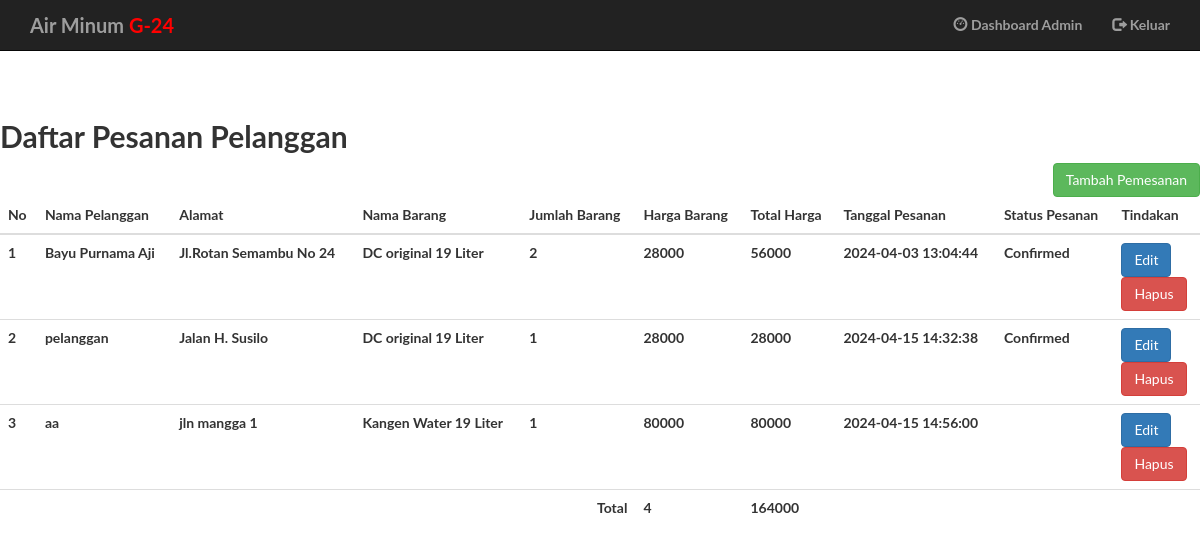
Page /admin_dashboard.php (signed in) on the committed database.
### tables this page shows
CREATE TABLE `user_item` (
  `id` int(11) NOT NULL,
  `user_id` int(11) NOT NULL,
  `item_id` int(11) NOT NULL,
  `status` enum('Added to cart','Confirmed','','') NOT NULL,
  `date_time` datetime NOT NULL DEFAULT current_timestamp(),
  `jumlah_barang` int(11) DEFAULT NULL
);

CREATE TABLE `users` (
  `id` int(11) NOT NULL,
  `name` varchar(255) NOT NULL,
  `email` varchar(255) NOT NULL,
  `password` varchar(255) NOT NULL,
  `contact` varchar(255) NOT NULL,
  `city` varchar(255) NOT NULL,
  `address` varchar(255) NOT NULL,
  `role` int(11) NOT NULL DEFAULT 0,
  `profile_picture` varchar(255) DEFAULT NULL
);

CREATE TABLE `items` (
  `id` int(11) NOT NULL,
  `name` varchar(255) NOT NULL,
  `price` int(11) NOT NULL
);

### admin_dashboard.php (the view, shortened to what this page needs)
<?php
require("includes/common.php");
if(isset($_SESSION['email'])) {
    $user_id = $_SESSION['user_id'];
    $query = "SELECT role FROM users WHERE id='$user_id'";
    $result = mysqli_query($con, $query) or die(mysqli_error($con));
    $row = mysqli_fetch_assoc($result);
    $role = $row['role'];
    if($role == 1) {
        ?>
        <!DOCTYPE html>
        <html lang="en">
        <head>
            <link href="css/bootstrap.css" rel="stylesheet">
            <link href="css/style.css" rel="stylesheet">
        </head>
        <body>
        <?php include 'includes/header.php'; ?>
            <h2>Daftar Pesanan Pelanggan</h2>
            <div class="mb-3 text-right">
                <a href="add_order.php" class="btn btn-success">Tambah Pemesanan </style></a>
            </div>
            <table class="table">
                <thead>
                    <tr>
                        <th>No</th>
                        <th>Nama Pelanggan</th>
                        <th>Alamat</th>
                        <th>Nama Barang</th>
                        <th>Jumlah Barang</th>
                        <th>Harga Barang</th>
                        <th>Total Harga</th>
                        <th>Tanggal Pesanan</th>
                        <th>Status Pesanan</th>
                        <th>Tindakan</th>
                    </tr>
                </thead>
                <tbody>
                    <?php
                    $query = "SELECT user_item.*, users.name AS customer_name, users.address AS customer_address, items.name AS item_name, items.price AS item_price FROM user_item
                    JOIN users ON user_item.user_id = users.id
                    JOIN items ON user_item.item_id = items.id";
                    $result = mysqli_query($con, $query) or die(mysqli_error($con));
                    $i = 1;
                    $total_price = 0;
                    $total_quantity = 0;
                    while($row = mysqli_fetch_assoc($result)) {
                        $total_price += $row['item_price'] * $row['jumlah_barang'];
                        $total_quantity += $row['jumlah_barang'];
                        ?>
                        <tr>
                            <td><?php echo $i++; ?></td>
                            <td><?php echo $row['customer_name']; ?></td>
                            <td><?php echo $row['customer_address']; ?></td>
                            <td><?php echo $row['item_name']; ?></td>
                            <td><?php echo $row['jumlah_barang']; ?></td>
                            <td><?php echo $row['item_price']; ?></td>
                            <td><?php echo $row['item_price'] * $row['jumlah_barang']; ?></td>
                            <td><?php echo $row['date_time']; ?></td>
                            <td><?php echo $row['status']; ?></td>
                            <td>
                                <a href="edit_order.php?id=<?php echo $row['id']; ?>" class="btn btn-primary">Edit</a>
                                <form method="post" action="delete_order.php">
                                    <button type="submit" class="btn btn-danger">Hapus</button>
                                </form>
                            </td>
                        </tr>
                        <?php
                    }
                    ?>
                    <tr>
                        <td colspan="5" class="text-right"><b>Total</b></td>
                        <td><b><?php echo $total_quantity; ?></b></td>
                        <td colspan="2"><b><?php echo $total_price; ?></b></td>
                        <td colspan="3"></td>
                    </tr>
                </tbody>
            </table>
        </body>
        </html>
        <?php
    } else {
        header("location: admin_dashboard.php");
        exit;
    }
} else {
    header("location: login.php");
    exit;
}
?>

### includes/header.php (shortened to what this page needs)
<div class="navbar navbar-inverse navbar-fixed-top">
    <div class="container">
        <div class="navbar-header">
            <a class="navbar-brand" href="index.php">Air Minum <span>G-24</span></a>
        </div>
        <div class="collapse navbar-collapse" id="myNavbar">
            <ul class="nav navbar-nav navbar-right">
            <?php
            if (isset($_SESSION['email'])) {
                $user_id = $_SESSION['user_id'];
                $query = "SELECT role FROM users WHERE id='$user_id'";
                $result = mysqli_query($con, $query) or die(mysqli_error($con));
                $row = mysqli_fetch_assoc($result);
                $role = $row['role'];
                if($role == 0) {
                    ?>
                    <li><a href = "cart.php"><span class = "glyphicon glyphicon-shopping-cart"></span> Pesan </a></li>
                    <li><a href = "settings.php"><span class = "glyphicon glyphicon-user"></span> Pengaturan</a></li>
                    <li><a href = "orderhistory.php"><span class = "glyphicon glyphicon-file"></span> Riwayat Pemesanan</a></li>
                    <li><a href = "logout_script.php"><span class = "glyphicon glyphicon-log-out"></span> Keluar</a></li>
                    <?php
                } elseif($role == 1) {
                    ?>
                    <li><a href = "admin_dashboard.php"><span class = "glyphicon glyphicon-dashboard"></span> Dashboard Admin </a></li>
                    <li><a href = "logout_script.php"><span class = "glyphicon glyphicon-log-out"></span> Keluar</a></li>
                    <?php
                    }
            }
            ?>
            </ul>
        </div>
    </div>
</div>

### css/style.css (style rules this page uses)
body, html { width: 100%; height: 100%; }
body { padding-top: 100px; }
body, h1, h2, h3, h4, h5, h6 { font-family: "Lato", "Helvetica Neue", Helvetica, Arial, sans-serif; font-weight: 700; }
.navbar-brand { font-size: 20px; }
.navbar-brand span { color: red; text-decoration: none; }

### rows in the picture
user_item: user.name "Bayu Purnama Aji", user.address "Jl.Rotan Semambu No 24", item.name "DC original 19 Liter", jumlah_barang "2", item.price "28000", $row['item_price'] * $row['jumlah_barang'] "56000", date_time "2024-04-03 13:04:44", status "Confirmed"
user_item: user.name "pelanggan", user.address "Jalan H. Susilo", item.name "DC original 19 Liter", jumlah_barang "1", item.price "28000", $row['item_price']*$row['jumlah_barang'] "28000", date_time "2024-04-15 14:32:38", status "Confirmed"
user_item: user.name "aa", user.address "jln mangga 1", item.name "Kangen Water 19 Liter", jumlah_barang "1", item.price "80000", $row['item_price']*$row['jumlah_barang'] "80000", date_time "2024-04-15 14:56:00"

### other values in the picture
$total_quantity "4"
$total_price "164000"
